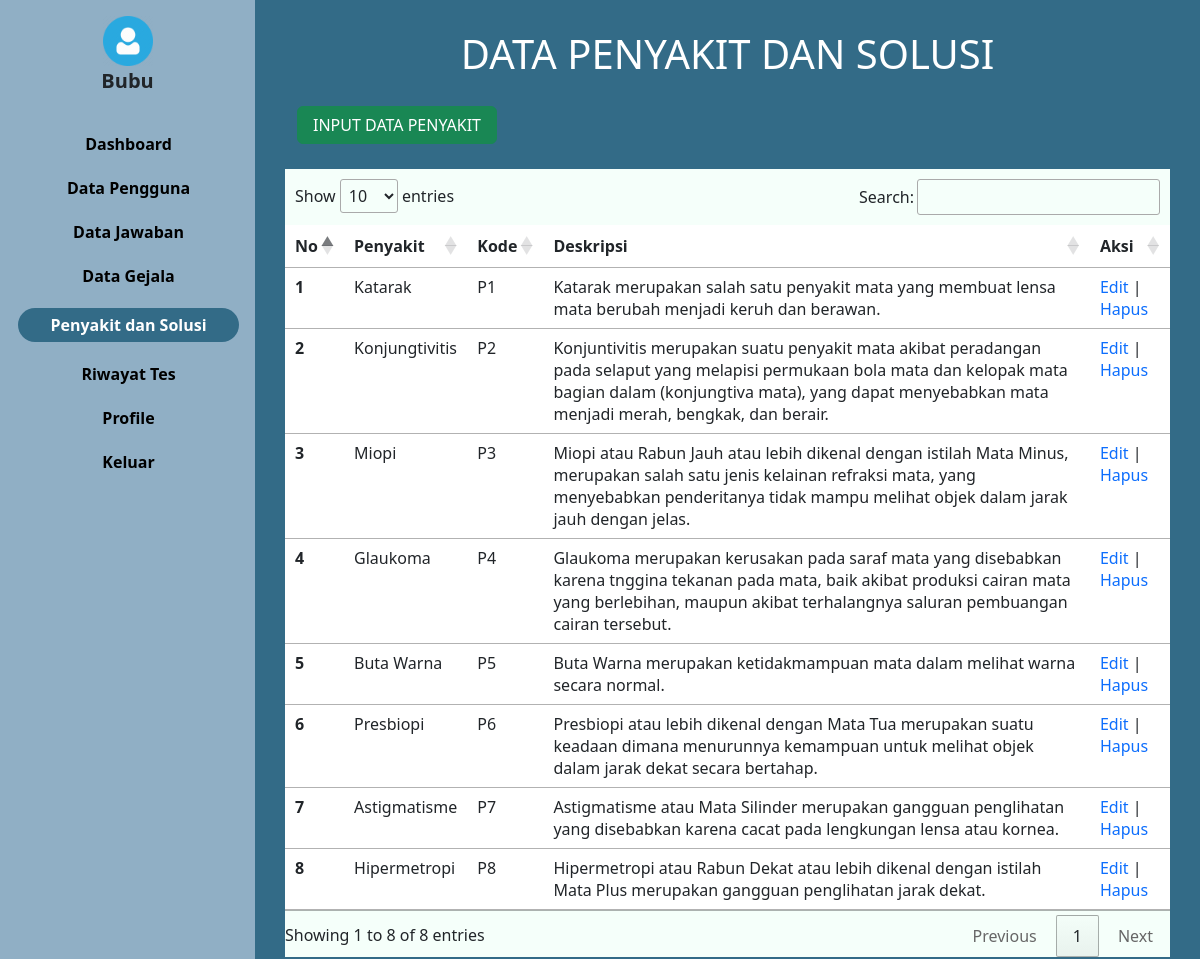
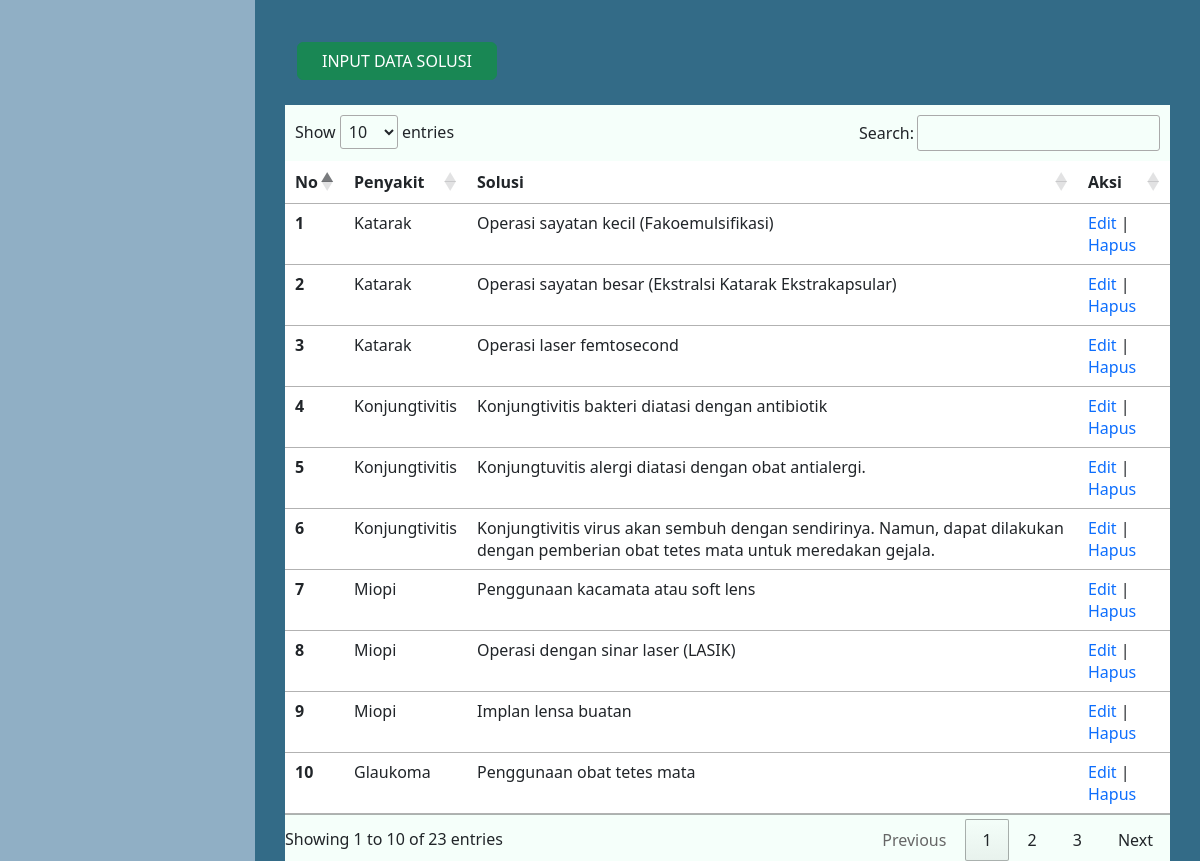
The app's page /penyakit.php (signed in) with its own data (2 pictures, top to bottom).
### tables this page shows
CREATE TABLE `user` (
  `iduser` int(15) NOT NULL,
  `username` varchar(30) NOT NULL,
  `password` varchar(100) NOT NULL,
  `nama` varchar(45) NOT NULL,
  `jk` char(2) NOT NULL,
  `tanggal_lahir` date NOT NULL,
  `email` varchar(30) NOT NULL,
  `level` varchar(10) NOT NULL,
  `foto` varchar(30) NOT NULL
);

CREATE TABLE `diagnosa` (
  `iddiagnosa` int(10) NOT NULL,
  `kode_diagnosa` varchar(10) NOT NULL,
  `nama_diagnosa` varchar(50) NOT NULL,
  `deskripsi` text NOT NULL
);

CREATE TABLE `solusi` (
  `idsolusi` int(11) NOT NULL,
  `iddiagnosa` int(11) NOT NULL,
  `solusi` text NOT NULL
);

### konek.php (called while the page is built, shortened)
<?php
$koneksi = mysqli_connect("localhost", "root", "", "mata");
function query($query)
{
    global $koneksi;
    $result = mysqli_query($koneksi, $query);
    $rows = [];
    while ($row = mysqli_fetch_assoc($result)) {
        $rows[] = $row;
    }
    return $rows;
}
function dekripsi($teks)
{
    $text = $teks;
    $kunci = 'mataRara';
    $key = hash('sha256', $kunci);
    $pkey = "123";
    $method = "aes-192-cfb1";
    $iv = substr(hash('sha256', $pkey), 0, 16);
    $dekripsi = base64_decode($text);
    $dekripsi = openssl_decrypt($dekripsi, $method, $key, 0, $iv);
    return $dekripsi;
}
?>

### penyakit.php (the view, shortened to what this page needs)
<?php
include("konek.php");
$data = query("SELECT * FROM diagnosa");
$data_solusi = query("SELECT * FROM solusi");
$id = dekripsi($_COOKIE['mataRara']);
$user = query("SELECT * FROM user WHERE iduser = $id")[0];
?>
<html lang="en">
<head>
  <link href="https://cdn.jsdelivr.net/npm/bootstrap@5.3.0/dist/css/bootstrap.min.css" rel="stylesheet"
>
  <link rel="stylesheet" href="https://cdn.datatables.net/1.13.4/css/jquery.dataTables.min.css">
  <link rel="stylesheet" href="style.css">
</head>
<body>
  <div class="main-container d-flex">
    <div class="sidebar px-3 pt-3">
      <div class="header pb-3">
        <img class="text-center" src="img/<?php echo $user['foto']; ?>"
          style="width: 50px; margin-right: auto; margin-left: auto; display: block;" alt="">
        <h5 class="offcanvas-title fw-bold text-center" style="margin-left: auto; font-size: 20px"
          id="offcanvasDarkLabel"><?php echo $user['nama']; ?></h5>
      </div>
      <ul>
        <li class=""> <a href="admin.php">Dashboard</a></li>
        <li class=""><a href="pengguna.php">Data Pengguna</a></li>
        <li class=""> <a href="pertanyaan.php">Data Jawaban</a></li>
        <li class=""><a href="gejala.php">Data Gejala</a></li>
        <li class="active"><a href="penyakit.php">Penyakit dan Solusi</a></li>
        <li class=""> <a href="riwayat.php">Riwayat Tes</a></li>
        <li class=""> <a href="profil.php">Profile</a></li>
        <li class=""> <a href="keluar.php">Keluar</a></li>
      </ul>
    </div>
    <div class="content" style="width: 100%;">
      <div class="container ">
        <h1 style="text-align:center; margin-top: 30px; color: white; padding: 0px 35px">DATA PENYAKIT DAN SOLUSI</h1>
        <div class="row">
          <div class="col-6">
            <div class="input" style="margin-top: 20px">
              <a href="inputpenyakit.php">
                <button class="btn btn-success" type="submit">INPUT DATA PENYAKIT</button>
              </a>
            </div>
          </div>
        </div>
        <div class="row align-items-start text-center" style="margin-top: 15px">
          <table class="table" id="example">
            <thead>
              <tr>
                <th scope="col">No</th>
                <th scope="col">Penyakit</th>
                <th scope="col">Kode</th>
                <th scope="col">Deskripsi</th>
                <th scope="col">Aksi</th>
              </tr>
            </thead>
            <tbody>
              <?php $i = 1;
              foreach ($data as $d):
                ?>
                <tr>
                  <th>
                    <?= $i; ?>
                  </th>
                  <td>
                    <?= $d['nama_diagnosa']; ?>
                  </td>
                  <td>
                    <?= $d['kode_diagnosa']; ?>
                  </td>
                  <td>
                    <?= $d['deskripsi']; ?>
                  </td>
                  <td>
                    <a style="text-decoration: none;" href="editpenyakit.php?id= <?= $d['iddiagnosa']; ?>">
                      Edit
                    </a>
                    |
                    <a style="text-decoration: none;" href="delete_penyakit.php?id=<?= $d['iddiagnosa']; ?>"
                      onclick="return confirm('Apakah anda yakin ingin menghapus data?')">
                      Hapus
                    </a>
                  </td>
                </tr>
                <?php
                $i++;
              endforeach;
              ?>
            </tbody>
          </table>
        </div>
        <div class="row mt-4">
          <div class="col-6">
            <div class="input" style="margin-top: 20px">
              <a href="inputsolusi.php">
                <button class="btn btn-success" type="submit">INPUT DATA SOLUSI</button>
              </a>
            </div>
          </div>
        </div>
        <div class="row align-items-start text-center" style="margin-top: 15px">
          <table class="table" id="example2">
            <thead>
              <tr>
                <th scope="col">No</th>
                <th scope="col">Penyakit</th>
                <th scope="col">Solusi</th>
                <th scope="col">Aksi</th>
              </tr>
            </thead>
            <tbody>
              <?php
              $j = 1; foreach ($data_solusi as $s):
                ?>
                <tr>
                  <th>
                    <?= $j; ?>
                  </th>
                  <?php
                  $iddiagnosa = $s['iddiagnosa'];
                  $nama_diagnosa = query("SELECT nama_diagnosa FROM diagnosa WHERE iddiagnosa = $iddiagnosa")[0];
                  ?>
                  <td>
                    <?= $nama_diagnosa['nama_diagnosa']; ?>
                  </td>
                  <td>
                    <?php echo $s['solusi']; ?>
                  </td>
                  <td>
                    <a style="text-decoration: none;" href="editsolusi.php?id=<?= $s['idsolusi']; ?> ">Edit </a>
                    |
                    <a style="text-decoration: none;" href="delete_solusi.php?idsolusi=<?= $s['idsolusi']; ?>"
                      onclick="return confirm('Apakah anda yakin ingin menghapus data?')">Hapus</a>
                  </td>
                </tr>
                <?php
                $j++;
              endforeach
              ?>
            </tbody>
          </table>
        </div>
      </div>
    </div>
  </div>
</body>
</html>

### style.css (style rules this page uses)
body { background: #336B87; padding: 0; margin: 0; }
.sidebar { min-width: 255px; max-width: 255px; min-height: 100vh; background-color: #90AFC5; }
.sidebar ul { padding-left: 2px; text-align: center; }
.sidebar ul li a { font-weight: bold; color: black; font-size: auto; text-decoration: none; }
.sidebar ul li { margin-top: 20px; margin-bottom: 10px; list-style-type: none; }
.sidebar li.active { background: #336B87; width: auto; height: auto; padding: 5px 0; border-radius: 20px; }
.sidebar ul li.active a { color: white; font-size: auto; }
.container .row { box-sizing: border-box; padding: 0 30px; }
.container .row button { width: 50px; }
.container .row .col-6 .input button { width: 200px; }

### records on screen
user: foto (picture), nama "Bubu"
diagnosa: nama_diagnosa "Katarak", kode_diagnosa "P1", deskripsi "Katarak merupakan salah satu penyakit mata yang membuat lensa mata berubah menjadi keruh dan berawan."
diagnosa: nama_diagnosa "Konjungtivitis", kode_diagnosa "P2", deskripsi "Konjuntivitis merupakan suatu penyakit mata akibat peradangan pada selaput yang melapisi permukaan bola mata dan kelopak mata bagian dalam (konjungtiva mata), yang dapat menyebabkan mata menjadi merah, bengkak, dan berair."
diagnosa: nama_diagnosa "Miopi", kode_diagnosa "P3", deskripsi "Miopi atau Rabun Jauh atau lebih dikenal dengan istilah Mata Minus, merupakan salah satu jenis kelainan refraksi mata, yang menyebabkan penderitanya tidak mampu melihat objek dalam jarak jauh dengan jelas."
diagnosa: nama_diagnosa "Glaukoma", kode_diagnosa "P4", deskripsi "Glaukoma merupakan kerusakan pada saraf mata yang disebabkan karena tnggina tekanan pada mata, baik akibat produksi cairan mata yang berlebihan, maupun akibat terhalangnya saluran pembuangan cairan tersebut."
diagnosa: nama_diagnosa "Buta Warna", kode_diagnosa "P5", deskripsi "Buta Warna merupakan ketidakmampuan mata dalam melihat warna secara normal."
diagnosa: nama_diagnosa "Presbiopi", kode_diagnosa "P6", deskripsi "Presbiopi atau lebih dikenal dengan Mata Tua merupakan suatu keadaan dimana menurunnya kemampuan untuk melihat objek dalam jarak dekat secara bertahap."
diagnosa: nama_diagnosa "Astigmatisme", kode_diagnosa "P7", deskripsi "Astigmatisme atau Mata Silinder merupakan gangguan penglihatan yang disebabkan karena cacat pada lengkungan lensa atau kornea."
diagnosa: nama_diagnosa "Hipermetropi", kode_diagnosa "P8", deskripsi "Hipermetropi atau Rabun Dekat atau lebih dikenal dengan istilah Mata Plus merupakan gangguan penglihatan jarak dekat."
solusi: iddiagnosa.nama_diagnosa "Katarak", solusi "Operasi sayatan kecil (Fakoemulsifikasi)"
solusi: iddiagnosa.nama_diagnosa "Katarak", solusi "Operasi sayatan besar (Ekstralsi Katarak Ekstrakapsular)"
solusi: iddiagnosa.nama_diagnosa "Katarak", solusi "Operasi laser femtosecond"
solusi: iddiagnosa.nama_diagnosa "Konjungtivitis", solusi "Konjungtivitis bakteri diatasi dengan antibiotik"
solusi: iddiagnosa.nama_diagnosa "Konjungtivitis", solusi "Konjungtuvitis alergi diatasi dengan obat antialergi."
solusi: iddiagnosa.nama_diagnosa "Konjungtivitis", solusi "Konjungtivitis virus akan sembuh dengan sendirinya. Namun, dapat dilakukan dengan pemberian obat tetes mata untuk meredakan gejala."
solusi: iddiagnosa.nama_diagnosa "Miopi", solusi "Penggunaan kacamata atau soft lens"
solusi: iddiagnosa.nama_diagnosa "Miopi", solusi "Operasi dengan sinar laser (LASIK)"
solusi: iddiagnosa.nama_diagnosa "Miopi", solusi "Implan lensa buatan"
solusi: iddiagnosa.nama_diagnosa "Glaukoma", solusi "Penggunaan obat tetes mata"
